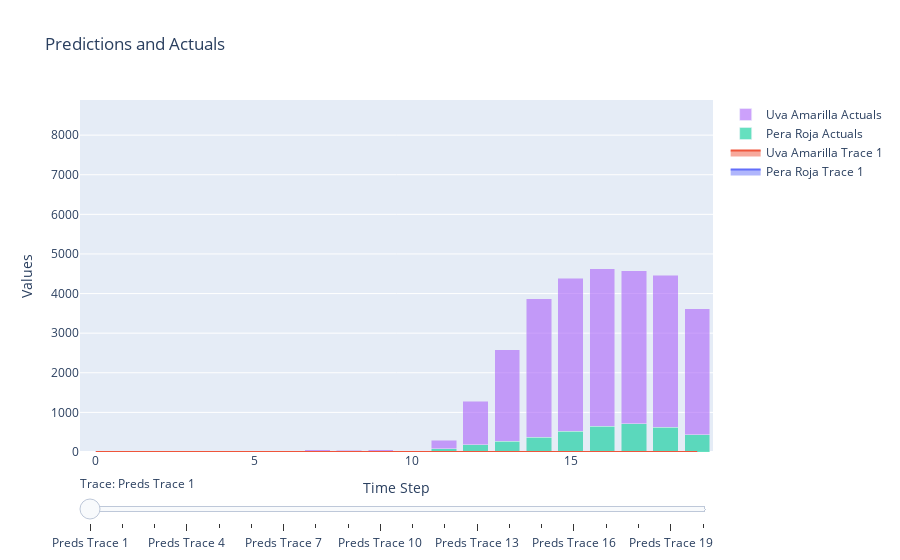

The code cell stored with this chart in its notebook:
### Code cell
fig4.show()

### Figure 1 — Plotly figure (JSON) as saved in the notebook; plotly's stock layout.template omitted (floating-point values rounded to 4 significant figures)
{"data": [{"mode": "lines", "name": "Pera Roja Trace 1", "stackgroup": "group0", "type": "scatter", "visible": true, "x": [0, 1, 2, 3, 4, 5, 6, 7, 8, 9, 10, 11, 12, 13, 14, 15, 16, 17, 18, 19], "y": [0.0, 0.0, 0.0, 0.0, 0.0, 0.0, 0.0, 0.0, 0.0, 0.0, 0.0, 0.0, 0.0, 0.0, 0.0, 0.0, 0.0, 0.0, 0.0, 0.0]}, {"mode": "lines", "name": "Uva Amarilla Trace 1", "stackgroup": "group0", "type": "scatter", "visible": true, "x": [0, 1, 2, 3, 4, 5, 6, 7, 8, 9, 10, 11, 12, 13, 14, 15, 16, 17, 18, 19], "y": [0.0, 0.0, 0.0, 0.0, 0.0, 0.0, 0.0, 0.0, 0.0, 0.0, 0.0, 0.0, 0.0, 0.0, 0.0, 0.0, 0.0, 0.0, 0.0, 0.0]}, {"mode": "lines", "name": "Pera Roja Trace 2", "stackgroup": "group1", "type": "scatter", "visible": false, "x": [0, 1, 2, 3, 4, 5, 6, 7, 8, 9, 10, 11, 12, 13, 14, 15, 16, 17, 18, 19], "y": [0.0, 0.0, 0.0, 0.0, 0.0, 0.0, 0.0, 0.0, 0.0, 0.0, 0.0, 0.0, 0.0, 0.0, 0.0, 0.0, 0.0, 0.0, 0.0, 0.0]}, {"mode": "lines", "name": "Uva Amarilla Trace 2", "stackgroup": "group1", "type": "scatter", "visible": false, "x": [0, 1, 2, 3, 4, 5, 6, 7, 8, 9, 10, 11, 12, 13, 14, 15, 16, 17, 18, 19], "y": [0.0, 0.0, 0.0, 0.0, 0.0, 0.0, 0.0, 0.0, 0.0, 0.0, 0.0, 0.0, 0.0, 0.0, 0.0, 0.0, 0.0, 0.0, 0.0, 0.0]}, {"mode": "lines", "name": "Pera Roja Trace 3", "stackgroup": "group2", "type": "scatter", "visible": false, "x": [0, 1, 2, 3, 4, 5, 6, 7, 8, 9, 10, 11, 12, 13, 14, 15, 16, 17, 18, 19], "y": [0.0, 0.0, 0.0, 0.0, 0.0, 0.0, 0.0, 0.0, 0.0, 0.0, 0.0, 0.0, 0.0, 0.0, 0.0, 0.0, 0.0, 0.0, 0.0, 0.0]}, {"mode": "lines", "name": "Uva Amarilla Trace 3", "stackgroup": "group2", "type": "scatter", "visible": false, "x": [0, 1, 2, 3, 4, 5, 6, 7, 8, 9, 10, 11, 12, 13, 14, 15, 16, 17, 18, 19], "y": [0.0, 0.0, 0.0, 0.0, 0.0, 0.0, 0.0, 0.0, 0.0, 0.0, 0.0, 0.0, 0.0, 0.0, 0.0, 0.0, 0.0, 0.0, 0.0, 0.0]}, {"mode": "lines", "name": "Pera Roja Trace 4", "stackgroup": "group3", "type": "scatter", "visible": false, "x": [0, 1, 2, 3, 4, 5, 6, 7, 8, 9, 10, 11, 12, 13, 14, 15, 16, 17, 18, 19], "y": [0.0, 0.0, 0.0, 0.0, 0.0, 0.0, 0.0, 0.0, 0.0, 0.0, 0.0, 0.0, 0.0, 0.0, 0.0, 0.0, 0.0, 0.0, 0.0, 0.0]}, {"mode": "lines", "name": "Uva Amarilla Trace 4", "stackgroup": "group3", "type": "scatter", "visible": false, "x": [0, 1, 2, 3, 4, 5, 6, 7, 8, 9, 10, 11, 12, 13, 14, 15, 16, 17, 18, 19], "y": [0.0, 0.0, 0.0, 0.0, 0.0, 0.0, 0.0, 0.0, 0.0, 0.0, 0.0, 0.0, 0.0, 0.0, 0.0, 0.0, 0.0, 0.0, 0.0, 0.0]}, {"mode": "lines", "name": "Pera Roja Trace 5", "stackgroup": "group4", "type": "scatter", "visible": false, "x": [0, 1, 2, 3, 4, 5, 6, 7, 8, 9, 10, 11, 12, 13, 14, 15, 16, 17, 18, 19], "y": [0.0, 0.0, 0.0, 0.0, 0.0, 0.0, 0.0, 0.0, 0.0, 0.0, 0.0, 0.0, 0.0, 0.0, 0.0, 0.0, 0.0, 0.0, 0.0, 0.0]}, {"mode": "lines", "name": "Uva Amarilla Trace 5", "stackgroup": "group4", "type": "scatter", "visible": false, "x": [0, 1, 2, 3, 4, 5, 6, 7, 8, 9, 10, 11, 12, 13, 14, 15, 16, 17, 18, 19], "y": [0.0, 0.0, 0.0, 0.0, 0.0, 0.0, 0.0, 0.0, 0.0, 0.0, 0.0, 0.0, 0.0, 0.0, 0.0, 0.0, 0.0, 0.0, 0.0, 0.0]}, {"mode": "lines", "name": "Pera Roja Trace 6", "stackgroup": "group5", "type": "scatter", "visible": false, "x": [0, 1, 2, 3, 4, 5, 6, 7, 8, 9, 10, 11, 12, 13, 14, 15, 16, 17, 18, 19], "y": [0.0, 0.0, 0.0, 0.0, 0.0, 6.294, 3.32, 4.911, 1.335, -37.47, -136.2, -140.2, -69.47, 41.57, 164.3, 404.6, 685.2, 930.4, 823.0, 472.7]}, {"mode": "lines", "name": "Uva Amarilla Trace 6", "stackgroup": "group5", "type": "scatter", "visible": false, "x": [0, 1, 2, 3, 4, 5, 6, 7, 8, 9, 10, 11, 12, 13, 14, 15, 16, 17, 18, 19], "y": [0.0, 0.0, 0.0, 0.0, 0.0, 8.887, 6.909, 26.52, 51.86, 167.8, 433.8, 1197.0, 2357.0, 3507.0, 4587.0, 5179.0, 5346.0, 4825.0, 3861.0, 2416.0]}, {"mode": "lines", "name": "Pera Roja Trace 7", "stackgroup": "group6", "type": "scatter", "visible": false, "x": [0, 1, 2, 3, 4, 5, 6, 7, 8, 9, 10, 11, 12, 13, 14, 15, 16, 17, 18, 19], "y": [0.0, 0.0, 0.0, 0.0, 0.0, 0.0, 3.259, 4.777, 1.219, -35.86, -128.3, -120.3, -42.91, 70.3, 188.1, 421.1, 696.1, 937.6, 824.3, 469.4]}, {"mode": "lines", "name": "Uva Amarilla Trace 7", "stackgroup": "group6", "type": "scatter", "visible": false, "x": [0, 1, 2, 3, 4, 5, 6, 7, 8, 9, 10, 11, 12, 13, 14, 15, 16, 17, 18, 19], "y": [0.0, 0.0, 0.0, 0.0, 0.0, 11.0, 6.203, 26.91, 53.44, 180.5, 482.5, 1307.0, 2511.0, 3670.0, 4716.0, 5248.0, 5345.0, 4785.0, 3795.0, 2357.0]}, {"mode": "lines", "name": "Pera Roja Trace 8", "stackgroup": "group7", "type": "scatter", "visible": false, "x": [0, 1, 2, 3, 4, 5, 6, 7, 8, 9, 10, 11, 12, 13, 14, 15, 16, 17, 18, 19], "y": [0.0, 0.0, 0.0, 0.0, 0.0, 0.0, 0.0, 4.709, 1.516, -31.41, -111.1, -77.82, 19.9, 143.3, 255.8, 472.3, 725.7, 951.9, 825.2, 465.2]}, {"mode": "lines", "name": "Uva Amarilla Trace 8", "stackgroup": "group7", "type": "scatter", "visible": false, "x": [0, 1, 2, 3, 4, 5, 6, 7, 8, 9, 10, 11, 12, 13, 14, 15, 16, 17, 18, 19], "y": [0.0, 0.0, 0.0, 0.0, 0.0, 11.0, 11.0, 27.05, 54.79, 194.7, 537.2, 1438.0, 2706.0, 3897.0, 4925.0, 5405.0, 5428.0, 4817.0, 3787.0, 2339.0]}, {"mode": "lines", "name": "Pera Roja Trace 9", "stackgroup": "group8", "type": "scatter", "visible": false, "x": [0, 1, 2, 3, 4, 5, 6, 7, 8, 9, 10, 11, 12, 13, 14, 15, 16, 17, 18, 19], "y": [0.0, 0.0, 0.0, 0.0, 0.0, 0.0, 0.0, 0.0, 2.911, -19.6, -70.72, 24.93, 184.2, 341.9, 446.8, 616.5, 795.7, 970.8, 810.0, 447.9]}, {"mode": "lines", "name": "Uva Amarilla Trace 9", "stackgroup": "group8", "type": "scatter", "visible": false, "x": [0, 1, 2, 3, 4, 5, 6, 7, 8, 9, 10, 11, 12, 13, 14, 15, 16, 17, 18, 19], "y": [0.0, 0.0, 0.0, 0.0, 0.0, 11.0, 11.0, 59.0, 60.84, 233.4, 680.5, 1777.0, 3226.0, 4525.0, 5537.0, 5904.0, 5744.0, 4992.0, 3866.0, 2377.0]}, {"mode": "lines", "name": "Pera Roja Trace 10", "stackgroup": "group9", "type": "scatter", "visible": false, "x": [0, 1, 2, 3, 4, 5, 6, 7, 8, 9, 10, 11, 12, 13, 14, 15, 16, 17, 18, 19], "y": [0.0, 0.0, 0.0, 0.0, 0.0, 0.0, 0.0, 0.0, 2.0, 17.87, 58.24, 399.6, 858.3, 1225.0, 1360.0, 1365.0, 1203.0, 1131.0, 803.1, 429.2]}, {"mode": "lines", "name": "Uva Amarilla Trace 10", "stackgroup": "group9", "type": "scatter", "visible": false, "x": [0, 1, 2, 3, 4, 5, 6, 7, 8, 9, 10, 11, 12, 13, 14, 15, 16, 17, 18, 19], "y": [0.0, 0.0, 0.0, 0.0, 0.0, 11.0, 11.0, 59.0, 48.0, 362.3, 1182.0, 3059.0, 5341.0, 7244.0, 8324.0, 8289.0, 7312.0, 5917.0, 4375.0, 2729.0]}, {"mode": "lines", "name": "Pera Roja Trace 11", "stackgroup": "group10", "type": "scatter", "visible": false, "x": [0, 1, 2, 3, 4, 5, 6, 7, 8, 9, 10, 11, 12, 13, 14, 15, 16, 17, 18, 19], "y": [0.0, 0.0, 0.0, 0.0, 0.0, 0.0, 0.0, 0.0, 2.0, 5.333, 120.6, 537.4, 1065.0, 1476.0, 1615.0, 1587.0, 1357.0, 1231.0, 860.8, 472.4]}, {"mode": "lines", "name": "Uva Amarilla Trace 11", "stackgroup": "group10", "type": "scatter", "visible": false, "x": [0, 1, 2, 3, 4, 5, 6, 7, 8, 9, 10, 11, 12, 13, 14, 15, 16, 17, 18, 19], "y": [0.0, 0.0, 0.0, 0.0, 0.0, 11.0, 11.0, 59.0, 48.0, 51.33, 1314.0, 3350.0, 5771.0, 7774.0, 8887.0, 8815.0, 7733.0, 6235.0, 4599.0, 2891.0]}, {"mode": "lines", "name": "Pera Roja Trace 12", "stackgroup": "group11", "type": "scatter", "visible": false, "x": [0, 1, 2, 3, 4, 5, 6, 7, 8, 9, 10, 11, 12, 13, 14, 15, 16, 17, 18, 19], "y": [0.0, 0.0, 0.0, 0.0, 0.0, 0.0, 0.0, 0.0, 2.0, 5.333, 14.67, 494.5, 912.4, 1227.0, 1342.0, 1366.0, 1278.0, 1247.0, 925.9, 519.0]}, {"mode": "lines", "name": "Uva Amarilla Trace 12", "stackgroup": "group11", "type": "scatter", "visible": false, "x": [0, 1, 2, 3, 4, 5, 6, 7, 8, 9, 10, 11, 12, 13, 14, 15, 16, 17, 18, 19], "y": [0.0, 0.0, 0.0, 0.0, 0.0, 11.0, 11.0, 59.0, 48.0, 51.33, 12.84, 2755.0, 4764.0, 6489.0, 7620.0, 7812.0, 7194.0, 6038.0, 4577.0, 2893.0]}, {"mode": "lines", "name": "Pera Roja Trace 13", "stackgroup": "group12", "type": "scatter", "visible": false, "x": [0, 1, 2, 3, 4, 5, 6, 7, 8, 9, 10, 11, 12, 13, 14, 15, 16, 17, 18, 19], "y": [0.0, 0.0, 0.0, 0.0, 0.0, 0.0, 0.0, 0.0, 2.0, 5.333, 14.67, 88.33, -383.8, -266.5, 35.32, 541.3, 1112.0, 1487.0, 1341.0, 853.7]}, {"mode": "lines", "name": "Uva Amarilla Trace 13", "stackgroup": "group12", "type": "scatter", "visible": false, "x": [0, 1, 2, 3, 4, 5, 6, 7, 8, 9, 10, 11, 12, 13, 14, 15, 16, 17, 18, 19], "y": [0.0, 0.0, 0.0, 0.0, 0.0, 11.0, 11.0, 59.0, 48.0, 51.33, 12.84, 206.9, 988.2, 1972.0, 3422.0, 4643.0, 5551.0, 5451.0, 4500.0, 2901.0]}, {"mode": "lines", "name": "Pera Roja Trace 14", "stackgroup": "group13", "type": "scatter", "visible": false, "x": [0, 1, 2, 3, 4, 5, 6, 7, 8, 9, 10, 11, 12, 13, 14, 15, 16, 17, 18, 19], "y": [0.0, 0.0, 0.0, 0.0, 0.0, 0.0, 0.0, 0.0, 2.0, 5.333, 14.67, 88.33, 178.7, -245.4, 46.22, 540.3, 1107.0, 1471.0, 1321.0, 835.1]}, {"mode": "lines", "name": "Uva Amarilla Trace 14", "stackgroup": "group13", "type": "scatter", "visible": false, "x": [0, 1, 2, 3, 4, 5, 6, 7, 8, 9, 10, 11, 12, 13, 14, 15, 16, 17, 18, 19], "y": [0.0, 0.0, 0.0, 0.0, 0.0, 11.0, 11.0, 59.0, 48.0, 51.33, 12.84, 206.9, 1103.0, 2003.0, 3278.0, 4302.0, 5095.0, 4924.0, 3983.0, 2472.0]}, {"mode": "lines", "name": "Pera Roja Trace 15", "stackgroup": "group14", "type": "scatter", "visible": false, "x": [0, 1, 2, 3, 4, 5, 6, 7, 8, 9, 10, 11, 12, 13, 14, 15, 16, 17, 18, 19], "y": [0.0, 0.0, 0.0, 0.0, 0.0, 0.0, 0.0, 0.0, 2.0, 5.333, 14.67, 88.33, 178.7, 270.3, -92.68, 379.7, 929.1, 1298.0, 1165.0, 730.7]}, {"mode": "lines", "name": "Uva Amarilla Trace 15", "stackgroup": "group14", "type": "scatter", "visible": false, "x": [0, 1, 2, 3, 4, 5, 6, 7, 8, 9, 10, 11, 12, 13, 14, 15, 16, 17, 18, 19], "y": [0.0, 0.0, 0.0, 0.0, 0.0, 11.0, 11.0, 59.0, 48.0, 51.33, 12.84, 206.9, 1103.0, 2306.0, 3539.0, 4475.0, 5197.0, 4932.0, 3924.0, 2386.0]}, {"mode": "lines", "name": "Pera Roja Trace 16", "stackgroup": "group15", "type": "scatter", "visible": false, "x": [0, 1, 2, 3, 4, 5, 6, 7, 8, 9, 10, 11, 12, 13, 14, 15, 16, 17, 18, 19], "y": [0.0, 0.0, 0.0, 0.0, 0.0, 0.0, 0.0, 0.0, 2.0, 5.333, 14.67, 88.33, 178.7, 270.3, 373.0, 464.6, 1022.0, 1374.0, 1215.0, 756.8]}, {"mode": "lines", "name": "Uva Amarilla Trace 16", "stackgroup": "group15", "type": "scatter", "visible": false, "x": [0, 1, 2, 3, 4, 5, 6, 7, 8, 9, 10, 11, 12, 13, 14, 15, 16, 17, 18, 19], "y": [0.0, 0.0, 0.0, 0.0, 0.0, 11.0, 11.0, 59.0, 48.0, 51.33, 12.84, 206.9, 1103.0, 2306.0, 3495.0, 4673.0, 5273.0, 4914.0, 3870.0, 2327.0]}, {"mode": "lines", "name": "Pera Roja Trace 17", "stackgroup": "group16", "type": "scatter", "visible": false, "x": [0, 1, 2, 3, 4, 5, 6, 7, 8, 9, 10, 11, 12, 13, 14, 15, 16, 17, 18, 19], "y": [0.0, 0.0, 0.0, 0.0, 0.0, 0.0, 0.0, 0.0, 2.0, 5.333, 14.67, 88.33, 178.7, 270.3, 373.0, 522.4, 1132.0, 1422.0, 1232.0, 753.0]}, {"mode": "lines", "name": "Uva Amarilla Trace 17", "stackgroup": "group16", "type": "scatter", "visible": false, "x": [0, 1, 2, 3, 4, 5, 6, 7, 8, 9, 10, 11, 12, 13, 14, 15, 16, 17, 18, 19], "y": [0.0, 0.0, 0.0, 0.0, 0.0, 11.0, 11.0, 59.0, 48.0, 51.33, 12.84, 206.9, 1103.0, 2306.0, 3495.0, 3862.0, 5433.0, 4949.0, 3844.0, 2289.0]}, {"mode": "lines", "name": "Pera Roja Trace 18", "stackgroup": "group17", "type": "scatter", "visible": false, "x": [0, 1, 2, 3, 4, 5, 6, 7, 8, 9, 10, 11, 12, 13, 14, 15, 16, 17, 18, 19], "y": [0.0, 0.0, 0.0, 0.0, 0.0, 0.0, 0.0, 0.0, 2.0, 5.333, 14.67, 88.33, 178.7, 270.3, 373.0, 522.4, 647.9, 1382.0, 1187.0, 712.0]}, {"mode": "lines", "name": "Uva Amarilla Trace 18", "stackgroup": "group17", "type": "scatter", "visible": false, "x": [0, 1, 2, 3, 4, 5, 6, 7, 8, 9, 10, 11, 12, 13, 14, 15, 16, 17, 18, 19], "y": [0.0, 0.0, 0.0, 0.0, 0.0, 11.0, 11.0, 59.0, 48.0, 51.33, 12.84, 206.9, 1103.0, 2306.0, 3495.0, 3862.0, 3978.0, 4950.0, 3856.0, 2300.0]}, {"mode": "lines", "name": "Pera Roja Trace 19", "stackgroup": "group18", "type": "scatter", "visible": false, "x": [0, 1, 2, 3, 4, 5, 6, 7, 8, 9, 10, 11, 12, 13, 14, 15, 16, 17, 18, 19], "y": [0.0, 0.0, 0.0, 0.0, 0.0, 0.0, 0.0, 0.0, 2.0, 5.333, 14.67, 88.33, 178.7, 270.3, 373.0, 522.4, 647.9, 714.2, 1185.0, 709.7]}, {"mode": "lines", "name": "Uva Amarilla Trace 19", "stackgroup": "group18", "type": "scatter", "visible": false, "x": [0, 1, 2, 3, 4, 5, 6, 7, 8, 9, 10, 11, 12, 13, 14, 15, 16, 17, 18, 19], "y": [0.0, 0.0, 0.0, 0.0, 0.0, 11.0, 11.0, 59.0, 48.0, 51.33, 12.84, 206.9, 1103.0, 2306.0, 3495.0, 3862.0, 3978.0, 3862.0, 3875.0, 2326.0]}, {"mode": "lines", "name": "Pera Roja Trace 20", "stackgroup": "group19", "type": "scatter", "visible": false, "x": [0, 1, 2, 3, 4, 5, 6, 7, 8, 9, 10, 11, 12, 13, 14, 15, 16, 17, 18, 19], "y": [0.0, 0.0, 0.0, 0.0, 0.0, 0.0, 0.0, 0.0, 2.0, 5.333, 14.67, 88.33, 178.7, 270.3, 373.0, 522.4, 647.9, 714.2, 625.2, 755.1]}, {"mode": "lines", "name": "Uva Amarilla Trace 20", "stackgroup": "group19", "type": "scatter", "visible": false, "x": [0, 1, 2, 3, 4, 5, 6, 7, 8, 9, 10, 11, 12, 13, 14, 15, 16, 17, 18, 19], "y": [0.0, 0.0, 0.0, 0.0, 0.0, 11.0, 11.0, 59.0, 48.0, 51.33, 12.84, 206.9, 1103.0, 2306.0, 3495.0, 3862.0, 3978.0, 3862.0, 3836.0, 2403.0]}, {"name": "Pera Roja Actuals", "opacity": 0.6, "type": "bar", "x": [0, 1, 2, 3, 4, 5, 6, 7, 8, 9, 10, 11, 12, 13, 14, 15, 16, 17, 18, 19], "y": [0.0, 0.0, 0.0, 0.0, 0.0, 0.0, 0.0, 0.0, 2.0, 5.333, 14.67, 88.33, 178.7, 270.3, 373.0, 522.4, 647.9, 714.2, 625.2, 437.9]}, {"name": "Uva Amarilla Actuals", "opacity": 0.6, "type": "bar", "x": [0, 1, 2, 3, 4, 5, 6, 7, 8, 9, 10, 11, 12, 13, 14, 15, 16, 17, 18, 19], "y": [0.0, 0.0, 0.0, 0.0, 0.0, 11.0, 11.0, 59.0, 48.0, 51.33, 12.84, 206.9, 1103.0, 2306.0, 3495.0, 3862.0, 3978.0, 3862.0, 3836.0, 3182.0]}], "layout": {"barmode": "stack", "sliders": [{"active": 0, "currentvalue": {"prefix": "Trace: "}, "len": 1, "pad": {"t": 20}, "steps": [{"args": [{"visible": [true, true, false, false, false, false, false, false, false, false, false, false, false, false, false, false, false, false, false, false, false, false, false, false, false, false, false, false, false, false, false, false, false, false, false, false, false, false, false, false, true, true]}], "label": "Preds Trace 1", "method": "update"}, {"args": [{"visible": [false, false, true, true, false, false, false, false, false, false, false, false, false, false, false, false, false, false, false, false, false, false, false, false, false, false, false, false, false, false, false, false, false, false, false, false, false, false, false, false, true, true]}], "label": "Preds Trace 2", "method": "update"}, {"args": [{"visible": [false, false, false, false, true, true, false, false, false, false, false, false, false, false, false, false, false, false, false, false, false, false, false, false, false, false, false, false, false, false, false, false, false, false, false, false, false, false, false, false, true, true]}], "label": "Preds Trace 3", "method": "update"}, {"args": [{"visible": [false, false, false, false, false, false, true, true, false, false, false, false, false, false, false, false, false, false, false, false, false, false, false, false, false, false, false, false, false, false, false, false, false, false, false, false, false, false, false, false, true, true]}], "label": "Preds Trace 4", "method": "update"}, {"args": [{"visible": [false, false, false, false, false, false, false, false, true, true, false, false, false, false, false, false, false, false, false, false, false, false, false, false, false, false, false, false, false, false, false, false, false, false, false, false, false, false, false, false, true, true]}], "label": "Preds Trace 5", "method": "update"}, {"args": [{"visible": [false, false, false, false, false, false, false, false, false, false, true, true, false, false, false, false, false, false, false, false, false, false, false, false, false, false, false, false, false, false, false, false, false, false, false, false, false, false, false, false, true, true]}], "label": "Preds Trace 6", "method": "update"}, {"args": [{"visible": [false, false, false, false, false, false, false, false, false, false, false, false, true, true, false, false, false, false, false, false, false, false, false, false, false, false, false, false, false, false, false, false, false, false, false, false, false, false, false, false, true, true]}], "label": "Preds Trace 7", "method": "update"}, {"args": [{"visible": [false, false, false, false, false, false, false, false, false, false, false, false, false, false, true, true, false, false, false, false, false, false, false, false, false, false, false, false, false, false, false, false, false, false, false, false, false, false, false, false, true, true]}], "label": "Preds Trace 8", "method": "update"}, {"args": [{"visible": [false, false, false, false, false, false, false, false, false, false, false, false, false, false, false, false, true, true, false, false, false, false, false, false, false, false, false, false, false, false, false, false, false, false, false, false, false, false, false, false, true, true]}], "label": "Preds Trace 9", "method": "update"}, {"args": [{"visible": [false, false, false, false, false, false, false, false, false, false, false, false, false, false, false, false, false, false, true, true, false, false, false, false, false, false, false, false, false, false, false, false, false, false, false, false, false, false, false, false, true, true]}], "label": "Preds Trace 10", "method": "update"}, {"args": [{"visible": [false, false, false, false, false, false, false, false, false, false, false, false, false, false, false, false, false, false, false, false, true, true, false, false, false, false, false, false, false, false, false, false, false, false, false, false, false, false, false, false, true, true]}], "label": "Preds Trace 11", "method": "update"}, {"args": [{"visible": [false, false, false, false, false, false, false, false, false, false, false, false, false, false, false, false, false, false, false, false, false, false, true, true, false, false, false, false, false, false, false, false, false, false, false, false, false, false, false, false, true, true]}], "label": "Preds Trace 12", "method": "update"}, {"args": [{"visible": [false, false, false, false, false, false, false, false, false, false, false, false, false, false, false, false, false, false, false, false, false, false, false, false, true, true, false, false, false, false, false, false, false, false, false, false, false, false, false, false, true, true]}], "label": "Preds Trace 13", "method": "update"}, {"args": [{"visible": [false, false, false, false, false, false, false, false, false, false, false, false, false, false, false, false, false, false, false, false, false, false, false, false, false, false, true, true, false, false, false, false, false, false, false, false, false, false, false, false, true, true]}], "label": "Preds Trace 14", "method": "update"}, {"args": [{"visible": [false, false, false, false, false, false, false, false, false, false, false, false, false, false, false, false, false, false, false, false, false, false, false, false, false, false, false, false, true, true, false, false, false, false, false, false, false, false, false, false, true, true]}], "label": "Preds Trace 15", "method": "update"}, {"args": [{"visible": [false, false, false, false, false, false, false, false, false, false, false, false, false, false, false, false, false, false, false, false, false, false, false, false, false, false, false, false, false, false, true, true, false, false, false, false, false, false, false, false, true, true]}], "label": "Preds Trace 16", "method": "update"}, {"args": [{"visible": [false, false, false, false, false, false, false, false, false, false, false, false, false, false, false, false, false, false, false, false, false, false, false, false, false, false, false, false, false, false, false, false, true, true, false, false, false, false, false, false, true, true]}], "label": "Preds Trace 17", "method": "update"}, {"args": [{"visible": [false, false, false, false, false, false, false, false, false, false, false, false, false, false, false, false, false, false, false, false, false, false, false, false, false, false, false, false, false, false, false, false, false, false, true, true, false, false, false, false, true, true]}], "label": "Preds Trace 18", "method": "update"}, {"args": [{"visible": [false, false, false, false, false, false, false, false, false, false, false, false, false, false, false, false, false, false, false, false, false, false, false, false, false, false, false, false, false, false, false, false, false, false, false, false, true, true, false, false, true, true]}], "label": "Preds Trace 19", "method": "update"}, {"args": [{"visible": [false, false, false, false, false, false, false, false, false, false, false, false, false, false, false, false, false, false, false, false, false, false, false, false, false, false, false, false, false, false, false, false, false, false, false, false, false, false, true, true, true, true]}], "label": "Preds Trace 20", "method": "update"}]}], "title": {"text": "Predictions and Actuals"}, "xaxis": {"title": {"text": "Time Step"}}, "yaxis": {"range": [0, 8887.0], "title": {"text": "Values"}}}}
